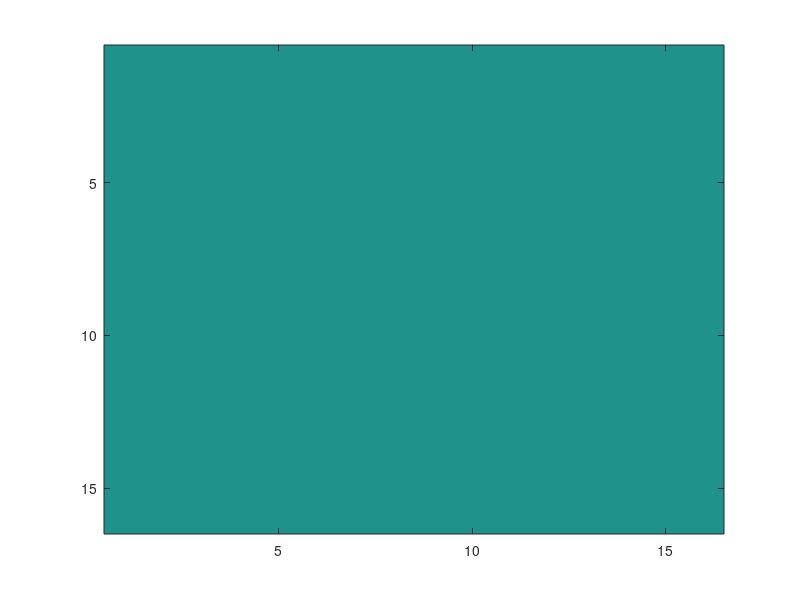

MATLAB code to generate this figure:
clear all;
N = 128;
NF = 16;
a = 2;
b = 3;
c = 5;
x = ones(1,NF)';
y = (1:NF)';
I = kron(x',y);
J = kron(x,y');
K = kron(x',y);
G = zeros(NF,NF,NF);
for k=1:NF
    %for j=1:N
      %  for i=1:N
            G(:,:,k) = mod(a*I +  b*J + c*k,NF)+1;
     %   end
    %end 
end
%implay((G./NF)==1)
for i=1:NF
    imagesc(sum(G==i,3))
    pause(0.5)
end
